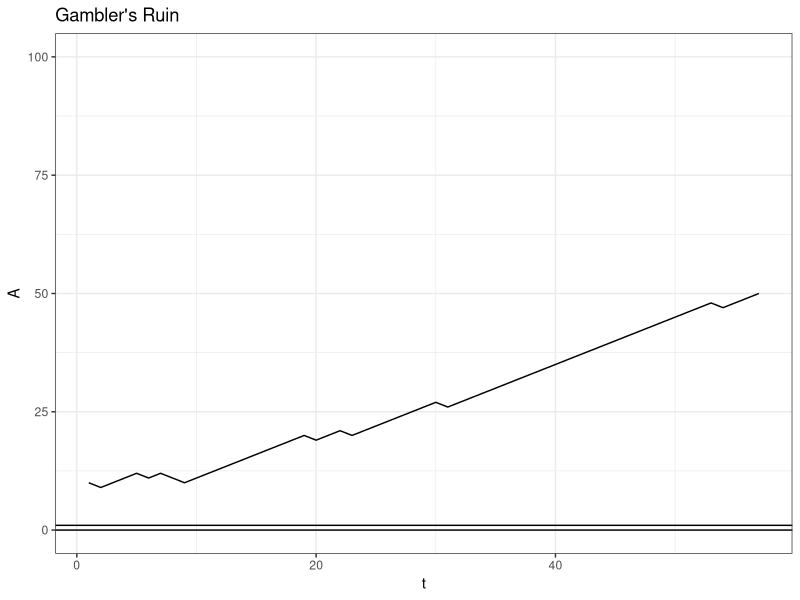

The R script that drew this image:
library(data.table)
library(ggplot2)
set.seed(0)

FUN_ruin <- function(p, N, j) {
  
  # loop
  while (TRUE) {
    
    
    # break condition
    if (j[length(j)] == N || j[length(j)] == 0) {
      return(j)
    }
    
    # iterate
    const_play <- rbinom(1, 1, p)
    
    if (const_play == 1) {
      j <- c(j, j[length(j)] + 1)
    }
    
    if (const_play == 0) {
      j <- c(j, j[length(j)] - 1)
    }
  }
}


FUN_ruinprob <- function(N, p, j) {
  
  # edge cases
  if (p == 0) {
    return(0)
  }
  
  if (p == 1) {
    return(1)
  }
  if (p == 1 / 2) {
    return(j / N)
  }
  
  q <- 1 - p
  return((1 - (q / p) ^ j) / (1 - (q / p) ^ N))
}

FUN_ruinprob(50,0.83,10)

data <- data.table(A=FUN_ruin(p = .83, N = 50, j = 10))
data$t <- 1:nrow(data)
data
ggplot(data, aes(x = t, y = A)) +
  geom_line() +
  ggtitle("Gambler's Ruin") +
  theme_bw() + ylim(c(0, 100)) +
  geom_hline(yintercept = 0) +
  geom_hline(yintercept = 1)